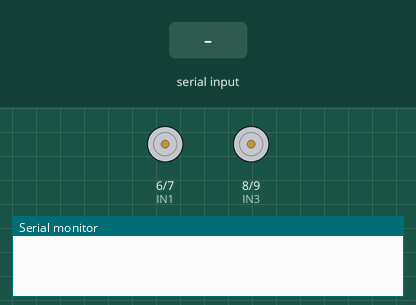
A sketch run on a simulated Arduino Nano, built with avr-gcc and run on an emulated ATmega328P. Parts: motor-driver pin pairs drawn as motors (green arrow = first pin HIGH = forward, orange = second pin HIGH = backward, longer = more drive, scaled by the enable pin), the last lines printed to the serial monitor. Inputs (shaded band) come from the test bench.

Above: at 1.2 s.
1.3 s: "R\n" received over Serial
At 2.0 s:
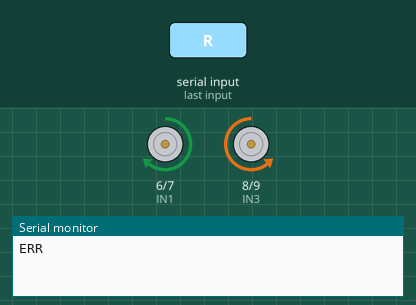
3.7 s: "D,90,45\n" received over Serial
At 4.4 s:
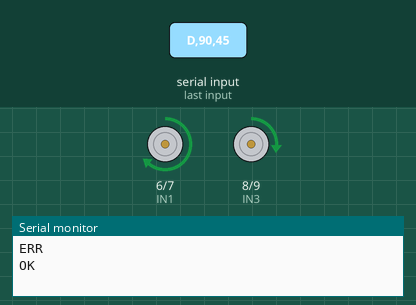
6.1 s: "G\n" received over Serial
At 6.8 s:
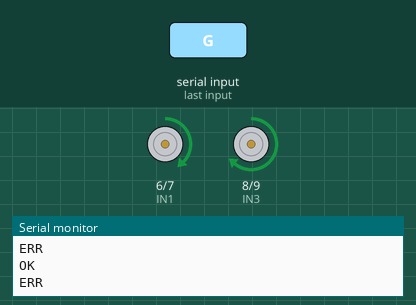
8.5 s: "I\n" received over Serial
At 9.2 s:
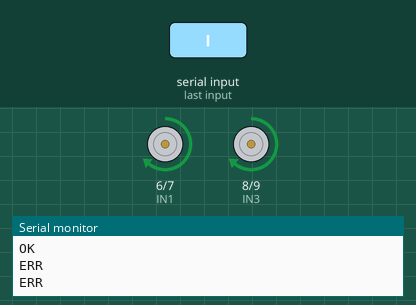
10.9 s: "H\n" received over Serial
At 11.6 s:
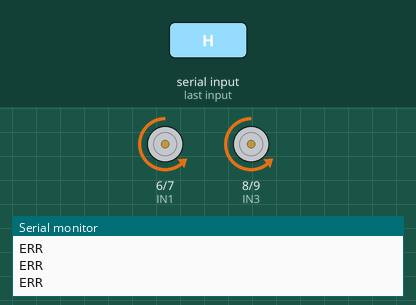
13.3 s: "J\n" received over Serial
At 15.5 s:
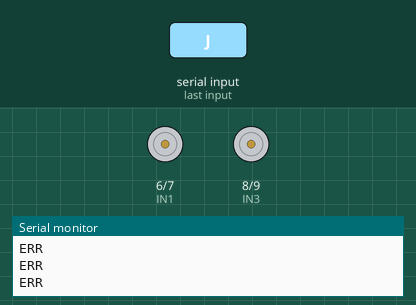
Timing chart, 0 to 16.7 s (numbered marks = the images above; inputs shaded):
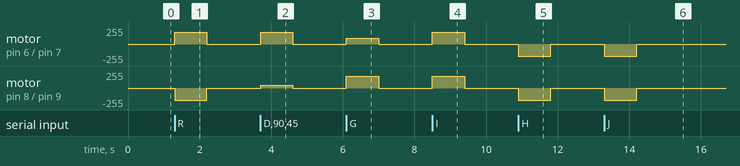

The sketch:

car_firmware.ino
```cpp
/* Module 7 — RC car firmware: the muscles (evolves the ZAN Tech RC-101 code).
 *
 * Same course rule as the arm: the Nano stays THIN. It accepts two protocols:
 *
 *   1. The classic RC-101 single characters (phone app compatible):
 *        F forward   B backward   L left   R right   S stop
 *        G front-left  I front-right  H back-left  J back-right
 *        1..9, q  set cruise speed for direction keys
 *
 *   2. Line protocol from the Pi (newline-terminated, gets replies):
 *        D,<left>,<right>\n   signed motor powers -255..255
 *        PING\n               -> OK   (link check)
 *        bad / out of range   -> ERR
 *
 * FAIL-SAFE: no valid command for FAILSAFE_MS -> car stops. A moving robot
 * must never keep driving when its brain goes quiet.
 *
 * Wiring (RC Car 101 kit — L298N to Arduino):
 *   ENA->5 (left speed) IN1->6 IN2->7 (left dir) IN3->8 IN4->9 (right dir)
 *   ENB->10 (right speed); L298N GND with Arduino GND; motors on their own
 *   battery — never from the Arduino 5 V pin.
 *
 * Upload with the HC-05/06 TX+RX UNPLUGGED (pins 0/1), like any RC-101 build.
 * BAUD: 115200 for the Pi over USB. Using the HC-05 phone app instead?
 * Set BAUD 9600 (HC-05 default).
 */

#define ENA 5
#define IN1 6
#define IN2 7
#define IN3 8
#define IN4 9
#define ENB 10

#define BAUD 115200
const unsigned long FAILSAFE_MS = 900;

int cruise = 180;                 // PWM for direction keys (1..9, q scale it)
unsigned long last_cmd_ms = 0;
String line_buf = "";

void drive(int left, int right);  // signed -255..255 per side

void setup() {
  pinMode(ENA, OUTPUT); pinMode(IN1, OUTPUT); pinMode(IN2, OUTPUT);
  pinMode(IN3, OUTPUT); pinMode(IN4, OUTPUT); pinMode(ENB, OUTPUT);
  Serial.begin(BAUD);
  stopy();
  last_cmd_ms = millis();
}

void loop() {
  while (Serial.available()) {
    char c = Serial.read();
    if (c == '\n') {
      handle_line(line_buf);
      line_buf = "";
    } else if (c != '\r') {
      line_buf += c;
      if (line_buf.length() == 1 && !isLineProto(line_buf)) {
        // classic single char, app style — no newline, no reply
        handle_key(line_buf[0]);
        line_buf = "";
      }
    }
  }
  if (millis() - last_cmd_ms > FAILSAFE_MS) stopy();
}

bool isLineProto(String s) {
  // line messages start with D (D,...) or P (PING) — neither is a classic
  // RC-101 key, so the FIRST character alone decides the protocol
  return s[0] == 'D' || s[0] == 'P';
}

void handle_line(String s) {          // Pi protocol — answers OK / ERR
  if (s.startsWith("PING"))         { Serial.println("OK"); note(); }
  else if (s.startsWith("D,")) {
    int l, r;
    if (sscanf(s.c_str(), "D,%d,%d", &l, &r) != 2 ||
        l < -255 || l > 255 || r < -255 || r > 255) { Serial.println("ERR"); return; }
    drive(l, r);
    Serial.println("OK"); note();
  }
  else if (s.length() == 1) handle_key(s[0]);   // char sent WITH newline
  else Serial.println("ERR");
}

void handle_key(char k) {             // classic RC-101 keys
  switch (k) {
    case 'F': forward();       break;
    case 'B': backward();      break;
    case 'L': left();          break;
    case 'R': right();         break;
    case 'G': forward_left();  break;
    case 'I': forward_right(); break;
    case 'H': back_left();     break;
    case 'J': back_right();    break;
    case 'S': stopy();         break;
    case 'q': cruise = 255;    break;
    default:
      if (k >= '1' && k <= '9') cruise = 30 + (k - '1') * 25;   // 30..230
      break;
  }
  note();
}

void note() { last_cmd_ms = millis(); }

// --- one primitive: signed power per side -------------------------------
void drive(int left, int right) {
  analogWrite(ENA, abs(left));
  digitalWrite(IN1, left  > 0); digitalWrite(IN2, left  < 0);
  analogWrite(ENB, abs(right));
  digitalWrite(IN3, right > 0); digitalWrite(IN4, right < 0);
}

// --- the RC-101 vocabulary, now one line each ---------------------------
void forward()       { drive( cruise,  cruise); }
void backward()      { drive(-cruise, -cruise); }
void left()          { drive(-cruise,  cruise); }
void right()         { drive( cruise, -cruise); }
void forward_left()  { drive( cruise / 3, cruise); }
void forward_right() { drive( cruise, cruise / 3); }
void back_left()     { drive(-cruise / 3, -cruise); }
void back_right()    { drive(-cruise, -cruise / 3); }
void stopy()         { drive(0, 0); }
```

Measured:
- after the input at 1.3 s, motor on pin 6 (IN1) / pin 7 (IN2): stopped → forward 180/255 at once, → stopped 0.90 s later; motor on pin 8 (IN3) / pin 9 (IN4): stopped → backward 180/255 at once, → stopped 0.90 s later
- after the input at 3.7 s, motor on pin 6 (IN1) / pin 7 (IN2): stopped → forward 180/255 at once, → stopped 0.90 s later; motor on pin 8 (IN3) / pin 9 (IN4): stopped → forward 45/255 at once, → stopped 0.90 s later
- after the input at 6.1 s, motor on pin 6 (IN1) / pin 7 (IN2): stopped → forward 90/255 at once, → stopped 0.90 s later; motor on pin 8 (IN3) / pin 9 (IN4): stopped → forward 180/255 at once, → stopped 0.90 s later
- after the input at 8.5 s, motor on pin 6 (IN1) / pin 7 (IN2), motor on pin 8 (IN3) / pin 9 (IN4): stopped → forward 180/255 at once, → stopped 0.90 s later
- after the input at 10.9 s, motor on pin 6 (IN1) / pin 7 (IN2), motor on pin 8 (IN3) / pin 9 (IN4): stopped → backward 180/255 at once, → stopped 0.90 s later
- after the input at 13.3 s, motor on pin 6 (IN1) / pin 7 (IN2), motor on pin 8 (IN3) / pin 9 (IN4): stopped → backward 180/255 at once, → stopped 0.90 s later
